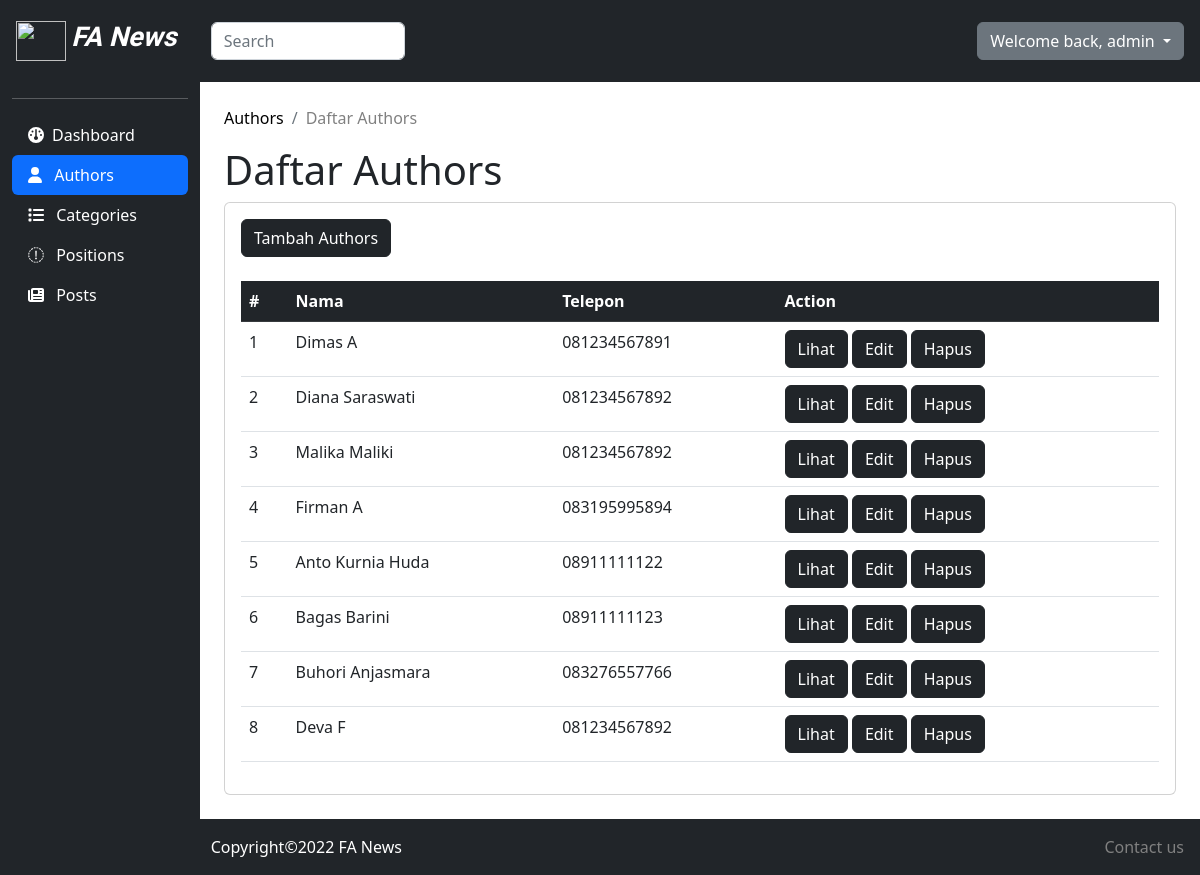
Screenshot of /admin/authors/index.php (signed in) with the database file from the repository.
### tables this page shows
CREATE TABLE `authors` (
  `id` int(11) UNSIGNED NOT NULL,
  `name` varchar(50) NOT NULL,
  `phone` varchar(13) NOT NULL
);

### admin/authors/index.php (the view, shortened to what this page needs)
<!DOCTYPE html>
<html>
<head>
	<link href="https://cdn.jsdelivr.net/npm/bootstrap@5.2.3/dist/css/bootstrap.min.css" rel="stylesheet">
	<link rel="stylesheet" href="https://cdnjs.cloudflare.com/ajax/libs/font-awesome/6.1.2/css/all.min.css" />
	<link rel="stylesheet" href="https://cdnjs.cloudflare.com/ajax/libs/chartist/0.11.4/chartist.min.css" />
</head>
<body>
	<?php
		include '../../connect.php';
		$sql = "SELECT * FROM authors";
		$datas = $conn->query($sql);
	?>
	<nav class="navbar navbar-inverse navbar-fixed-top navbar-dark bg-dark p-3 ">
		<div class="d-flex col-12 col-md-3 col-lg-2 mb-lg-0 flex-wrap flex-md-nowrap justify-content-between">
			<a class="navbar-brand" href="#">
				<img src="https://cdn-icons-png.flaticon.com/512/8364/8364546.png" width="50" height="40">
				<span class="h2">
					FA News
				</span>
			</a>
		</div>
		<div class="col-12 col-md-4 col-lg-2">
			<input class="form-control form-control-dark" type="text" placeholder="Search" aria-label="Search">
		</div>
		<div class="col-12 col-md-5 col-lg-8 d-flex align-items-center justify-content-md-end mt-3 mt-md-0">
			<div class="dropdown">
				 <a class="btn btn-secondary dropdown-toggle" href="#" role="button" data-bs-toggle="dropdown" aria-expanded="false">
					Welcome back, <?php echo($_SESSION['username']) ?>
				</a>
			</div>
		</div>
	</nav>
	<div class="container-fluid">
		<div class="row">
			<nav id="sidebar" class="col-md-3 col-lg-2 d-md-block bg-dark sidebar collapse">
            	<hr class="white">
				<div class="position-sticky">
                	<ul class="nav nav-pills flex-column mb-auto">
                		<li>
                			<a href="/web_berita/admin/" class="nav-link text-white">
                				<i class="fa fa-dashboard"></i><span class="ms-2">Dashboard</span>
                			</a>
                		</li>
                		<li>
                			<a href="/web_berita/admin/authors" class="nav-link active">
                				<i class="fa-solid fa-user"></i></i><span class="ms-2"> Authors </span>
                			</a>
                		</li>
                		<li>
                			<a href="/web_berita/admin/categories" class="nav-link text-white">
                				<i class="fa-solid fa-list"></i></i><span class="ms-2"> Categories </span>
                			</a>
                		</li>
                		<li>
                			<a href="/web_berita/admin/positions" class="nav-link text-white">
								<i class="fa-sharp fa-solid fa-grip"></i><span class="ms-2"> Positions </span>
                			</a>
                		</li>
                		<li>
                			<a href="/web_berita/admin/posts" class="nav-link text-white">
                				<i class="fa-solid fa-newspaper"></i><span class="ms-2"> Posts </span>
                			</a>
                		</li>
                	</ul>
				</div>
			</nav>
			<main class="col-md-9 ms-sm-auto col-lg-10 px-md-4 py-4 " >
				<nav aria-label="breadcrumb">
					<ul class="breadcrumb">
						<li class="breadcrumb-item active">
							<a class="link-website" href="#">Authors</a>
						</li>
						<li class="breadcrumb-item ">
							<a class="link-website2"  href="#">Daftar Authors</a>
						</li>
					</ul>
				</nav>
				<h1>Daftar Authors</h1>
				<div class="card">
					<div class="card-body">
						<a href="create.php" class="btn btn-block btn-dark mb-4 ">Tambah Authors</a>
						<div class="table-responsive">
							<table class="table">
								<thead>
									<tr>
										<th class="table-dark" scope="col">#</th>
										<th class="table-dark" scope="col">Nama</th>
										<th class="table-dark" scope="col">Telepon </th>
										<th class="table-dark" scope="col">Action</th>
									</tr>
								</thead>
								<tbody>
									<?php
										foreach ($datas as $key => $data){
											echo '
												<tr>
													<td>'.($key+1).'</td>
													<td>'.$data['name'].'</td>
													<td>'.$data['phone'].'</td>
													<td>
														<a href="show.php?id='.$data['id'].'" class="btn btn-block btn-dark  ">Lihat</a>
														<a href="edit.php?id='.$data['id'].'" class="btn btn-block btn-dark  ">Edit</a>
														<a onclick="return confirm(`Apakah Anda Yakin?`)" href="delete.php?id='.$data['id'].'" class="btn btn-block btn-dark  ">Hapus</a>
													</td>
												</tr>
											';
										}
									?>
								</tbody>
							</table>
						</div>
					</div>
				</div>
			</main>
		</div>
	</div>
	<nav class="navbar navbar-dark bg-dark p-3 white">
		<div class="col-12 col-md-4 col-lg-2">
			Copyright&copy;2022 FA News
		</div>
		<div class="col-12 col-md-5 col-lg-8 d-flex align-items-center justify-content-md-end mt-3 mt-md-0">
				 <a class="link-website2" href="#">
					Contact us
				</a>
			</div>
	</nav>
</body>
</html>

### admin/authors/index.php (style rules this page uses)
.h2 { font-family: 'Kaushan Script'; font-size: 1.7rem; font-weight: bold; color: #fff; font-style: italic }
.nav-link { color: black; }
.white { color: white; }
.active { color: grey; }
.link-website { text-decoration: none; color: black; }
.link-website2 { text-decoration: none; color: grey; }

### rows the page displays
authors: name "Dimas A", phone "081234567891"
authors: name "Diana Saraswati", phone "081234567892"
authors: name "Malika Maliki", phone "081234567892"
authors: name "Firman A", phone "083195995894"
authors: name "Anto Kurnia Huda", phone "08911111122"
authors: name "Bagas Barini", phone "08911111123"
authors: name "Buhori Anjasmara", phone "083276557766"
authors: name "Deva F", phone "081234567892"

### other values shown
$_SESSION['username'] "admin"
